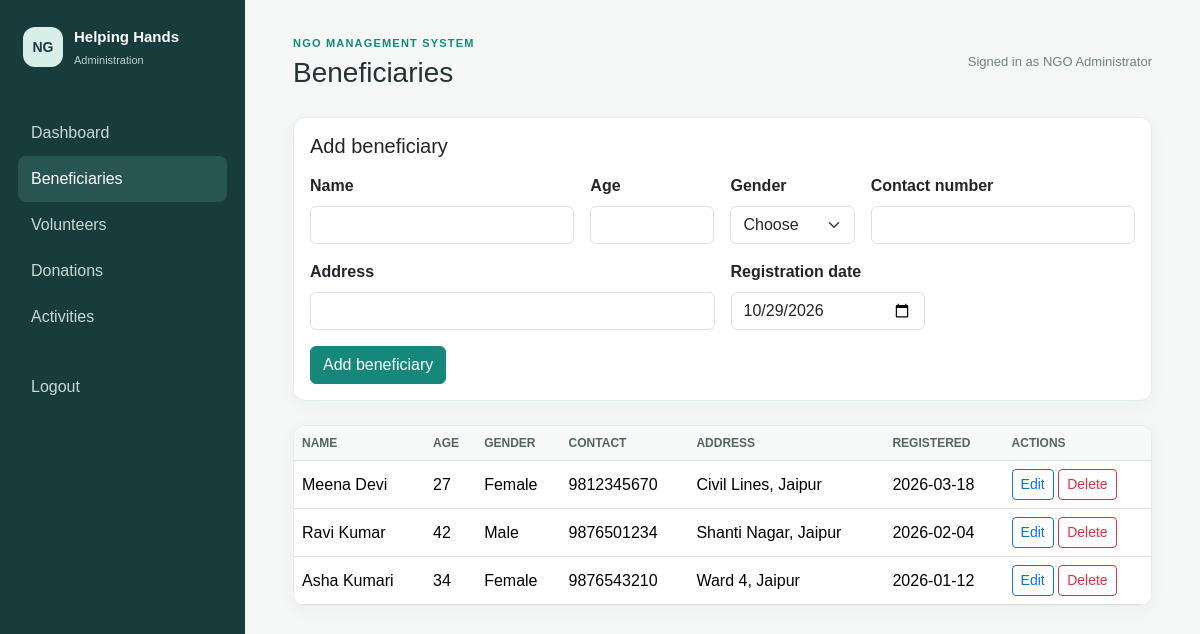
Page /beneficiaries/index.php (signed in) on the committed database.
### tables this page shows
CREATE TABLE beneficiaries (
    id INT UNSIGNED AUTO_INCREMENT PRIMARY KEY,
    name VARCHAR(120) NOT NULL,
    age TINYINT UNSIGNED NOT NULL,
    gender ENUM('Female', 'Male', 'Other') NOT NULL,
    contact_number VARCHAR(30) NOT NULL,
    address VARCHAR(255) NOT NULL,
    registration_date DATE NOT NULL
);

### includes/functions.php (called while the page is built, shortened)
<?php
function e($value): string
{
    return htmlspecialchars((string) $value, ENT_QUOTES, 'UTF-8');
}

### beneficiaries/index.php (the view, shortened to what this page needs)
<?php
require_once __DIR__ . '/../includes/functions.php';
require_once __DIR__ . '/../config/db.php';
$pageUrl = '/NGOManagementSystem/beneficiaries/index.php';
$editing = null;
$beneficiaries = $conn->query('SELECT * FROM beneficiaries ORDER BY registration_date DESC, id DESC');
require __DIR__ . '/../includes/header.php';
?>
<div class="card form-card"><div class="card-body">
    <h2 class="h5 mb-3"><?= $editing ? 'Edit beneficiary' : 'Add beneficiary' ?></h2>
    <form method="post" class="row g-3">
        <div class="col-md-4"><label class="form-label" for="name">Name</label><input class="form-control" id="name" name="name" required value="<?= e($editing['name'] ?? '') ?>"></div>
        <div class="col-md-2"><label class="form-label" for="age">Age</label><input class="form-control" id="age" name="age" type="number" min="1" max="120" required value="<?= e($editing['age'] ?? '') ?>"></div>
        <div class="col-md-2"><label class="form-label" for="gender">Gender</label><select class="form-select" id="gender" name="gender" required><option value="">Choose</option></select></div>
        <div class="col-md-4"><label class="form-label" for="contact_number">Contact number</label><input class="form-control" id="contact_number" name="contact_number" required value="<?= e($editing['contact_number'] ?? '') ?>"></div>
        <div class="col-md-6"><label class="form-label" for="address">Address</label><input class="form-control" id="address" name="address" required value="<?= e($editing['address'] ?? '') ?>"></div>
        <div class="col-md-3"><label class="form-label" for="registration_date">Registration date</label><input class="form-control" id="registration_date" name="registration_date" type="date" required value="<?= e($editing['registration_date'] ?? date('Y-m-d')) ?>"></div>
        <div class="col-12"><button class="btn btn-primary"><?= $editing ? 'Update beneficiary' : 'Add beneficiary' ?></button></div>
    </form>
</div></div>
<div class="table-responsive bg-white"><table class="table table-hover align-middle">
    <thead><tr><th>Name</th><th>Age</th><th>Gender</th><th>Contact</th><th>Address</th><th>Registered</th><th>Actions</th></tr></thead>
    <tbody><?php if ($beneficiaries->num_rows === 0): ?><tr><td colspan="7" class="text-center text-secondary py-4">No beneficiaries have been added.</td></tr><?php endif; ?>
    <?php while ($row = $beneficiaries->fetch_assoc()): ?><tr>
        <td><?= e($row['name']) ?></td><td><?= e($row['age']) ?></td><td><?= e($row['gender']) ?></td><td><?= e($row['contact_number']) ?></td><td><?= e($row['address']) ?></td><td><?= e($row['registration_date']) ?></td>
        <td class="text-nowrap"><a class="btn btn-sm btn-outline-primary" href="<?= e($pageUrl) ?>?edit=<?= (int) $row['id'] ?>">Edit</a>
            <form method="post" class="d-inline" onsubmit="return confirm('Delete this beneficiary?');"><button class="btn btn-sm btn-outline-danger">Delete</button></form></td>
    </tr><?php endwhile; ?></tbody>
</table></div>
<?php require __DIR__ . '/../includes/footer.php'; ?>

### assets/css/style.css (style rules this page uses)
:root { --navy: #183b3b; --teal: #16877b; --page: #f4f7f6; --muted: #71817e; }
body { background: var(--page); color: #233331; font-family: Arial, Helvetica, sans-serif; }
.card, .table-responsive { border: 1px solid #e6ecea; border-radius: 12px; box-shadow: 0 4px 18px rgba(24, 59, 59, 0.04); }
.table { margin-bottom: 0; }
.table thead th { background: #f8faf9; color: #526561; font-size: 12px; text-transform: uppercase; }
.form-card { margin-bottom: 24px; }
.form-label { font-weight: 600; }
.btn-primary { background: var(--teal); border-color: var(--teal); }

### rows in the picture
beneficiaries: name "Meena Devi", age "27", gender "Female", contact_number "9812345670", address "Civil Lines, Jaipur", registration_date "2026-03-18"
beneficiaries: name "Ravi Kumar", age "42", gender "Male", contact_number "9876501234", address "Shanti Nagar, Jaipur", registration_date "2026-02-04"
beneficiaries: name "Asha Kumari", age "34", gender "Female", contact_number "9876543210", address "Ward 4, Jaipur", registration_date "2026-01-12"

### other values in the picture
$pageTitle "Beneficiaries"
$_SESSION['admin_name'] "NGO Administrator"
